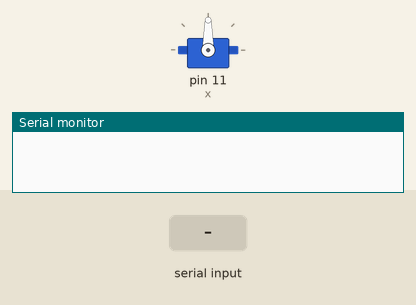
Simulated run of this sketch. Board: Arduino Uno, built with avr-gcc and run on an emulated ATmega328P. On the bench: servo, the last lines printed to the serial monitor. The inputs (shaded band) are chosen by the test bench.

Above: at 1.2 s.
1.3 s: "1" received over the second serial link
At 2.1 s:
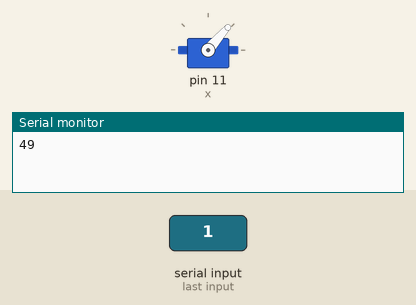
2.8 s: "0" received over the second serial link
At 3.3 s:
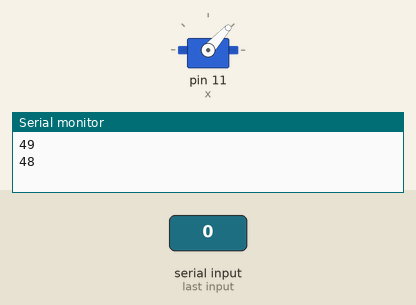
Timing chart, 0 to 5.8 s (numbered marks = the images above; inputs shaded):
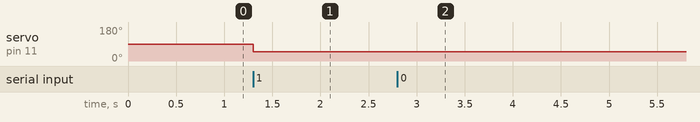

Measured:
- after the input at 1.3 s, servo on pin 11 (x): 90° → 49° at once
- after the input at 2.8 s, servo on pin 11 (x): 49° → 48° at once

The sketch:

code.ino
```cpp
#include<SoftwareSerial.h>
#include<Servo.h>
Servo x;
int bttx=9;    //tx of bluetooth module is connected to pin 9 of arduino
int btrx=10;    //rx of bluetooth module is connected to pin 10 of arduino
SoftwareSerial bluetooth(bttx,btrx);
void setup()
{
  x.attach(11);        // servo is connected to pin 11 of arduino
  Serial.begin(9600);
  bluetooth.begin(9600);
}
void loop()
{
  if(bluetooth.available()>0)    //if bluetooth module is transmitting data
  {
    int pos=bluetooth.read(); // store the data in pos variable
    Serial.println(pos);
    x.write(pos);             //move servo head to the given position
  }
}
```
